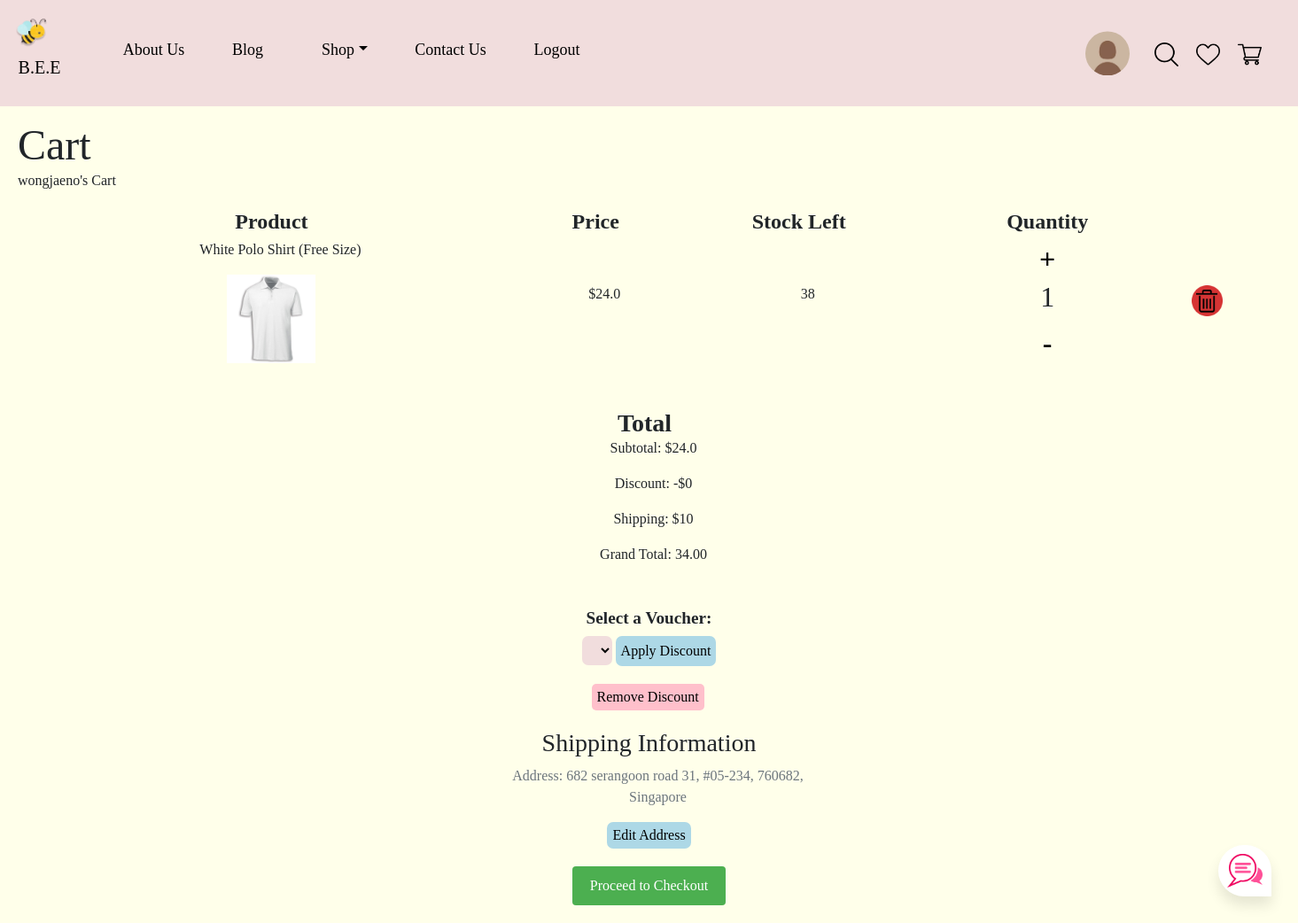
Screenshot of /cart/wongjaeno (signed in) with the database file from the repository.
### tables this page shows
CREATE TABLE inventory (product_name STRING, product_price FLOAT, product_image LONGBLOB, product_description LONGTEXT, product_quantity INT, shop STRING);

CREATE TABLE addresses (id INTEGER PRIMARY KEY AUTOINCREMENT, block TEXT NOT NULL, unitno TEXT NOT NULL, street TEXT NOT NULL, city TEXT NOT NULL, postal_code TEXT NOT NULL, username VARCHAR(255) NOT NULL, session_id STRING);

### app.py (the view)
@app.route('/cart/<username>')
@login_required
def cart(username):
    try:
        product_list = []
        rows = []
        lists = []
        total = 0
        quantity = []
        vouchers = []
        address = []
        with sqlite3.connect('database.db') as con:
            con.row_factory = sqlite3.Row
            cur = con.cursor()
            cur.execute(
                "SELECT product_name, product_quantity, COALESCE(product_size, 'Free Size') AS product_size FROM cart "
                "WHERE username = ?",
                (username,))
            products = cur.fetchall()
            for product in products:
                product_list.append(product['product_name'])
                quantity.append(product['product_quantity'])
            for l in product_list:
                cur.execute("SELECT rowid, * FROM inventory WHERE product_name = ?", (l,))
                row = cur.fetchone()
                rows.append(row)
            for i, row in enumerate(rows):
                list_1 = {
                    'name': row['product_name'] + ' (' + products[i]['product_size'] + ')',
                    'price': row['product_price'],
                    'image': row['product_image'],
                    'quantity': quantity[i]  # Access the corresponding quantity from the quantity list
                }
                total = total + (row['product_price'] * quantity[i])
                lists.append(list_1)
            cur.execute("SELECT rowid, * FROM addvouchers WHERE username = ?", (username,))
            vouchers = cur.fetchall()  # /fetchall()
            cur.execute('SELECT * FROM addresses WHERE username = ? ORDER BY id DESC LIMIT 1', (username,))
            addresses = cur.fetchall()
    except:
        msg = 'An Error has occurred'
        flash(msg)
        return redirect(url_for('shop'))
    return render_template('cart.html', products=products, rows=rows, lists=lists, total=total, vouchers=vouchers,
                           addresses=addresses, quantity=quantity, session=session)

### app.py (called while the page is built)
def get_db():
    db = getattr(g, '_database', None)
    if db is None:
        db = g._database = sqlite3.connect('database.db')
    return db

@app.teardown_appcontext
def close_connection(exception):
    db = getattr(g, '_database', None)
    if db is not None:
        db.close()

@app.before_request
def load_logged_in_user():
    user_id = session.get('user_id')
    if user_id is None:
        g.user = None
    else:
        g.user = get_db().execute(
            'SELECT * FROM user WHERE user_id = ?', (user_id,)
        ).fetchone()

def login_required(view):
    @functools.wraps(view)
    def wrapped_view(**kwargs):
        if g.user is None:
            return redirect(url_for('login'))
        return view(**kwargs)
    return wrapped_view

### templates/cart.html (shortened to what this page needs)
{% extends "base.html" %}
{% block content %}
<h1 class="display-4">Cart</h1>
{% if 'username' in session %}
<p>{{session['username']}}'s Cart</p>
{% else %}
<p>Guest's Cart</p>
{% endif %}
{% if rows %}
    <table>
    {% for row in rows %}
        <thead style="font-size: x-large;">
            <th>Product</th>
            <th>Price</th>
            <th>Stock Left</th>
            <th>Quantity</th>
        </thead>
        <tr>
            <td>
                <p>{{ row['product_name'] }} ({{ products[loop.index - 1]['product_size'] }})</p>
                <object><img src="/static/img/{{ row['product_image'] }}" width="100px"></object>
            </td>
            <td>
                <p>${{ row['product_price'] }}</p>
            </td>
            <td>
                <p>{{ row['product_quantity'] }}</p>
            </td>
            <td>
                <button onclick="increment('{{ row['product_name'] }}/{{ products[loop.index - 1]['product_size'] }}')" class="quantity">+</button>
                <h2 id="counting">{{ quantity[loop.index - 1] }}</h2>
                <button onclick="decrement('{{ row['product_name'] }}/{{ products[loop.index - 1]['product_size'] }}')" class="quantity">-</button>
            </td>
            <td>
                <a href="/delete_cart/{{ row['product_name'] }}/{{ session['username'] }}"><img src="/static/img/img_4.png" width="35px"></a>
            </td>
        </tr>
    {% endfor %}
    </table>
    <div class="form-container">
    <div class="total-section"style="float: left;">
        <h3>Total</h3>
        <p>Subtotal: $<span id="subtotal">{{ total }}</span></p>
          <p>Discount: -$<span id="deduct"></span></p>
        <p>Shipping: $<span id="shippingfee">10</span></p>
        <p>Grand Total: <span id="grandtotal"></span></p>
    </div>
      <form action="/applydisc/{{ session['username'] }}" method="post">
        <div class="form-group">
            <label for="discount" class="save">Select a Voucher:</label>
            <select name="discount" class="minus1">
            </select>
          <button type="submit" class="minus2">Apply Discount</button>
        </div>
      </form>
        <button onclick="removedisc('{{ session['username'] }}')" id="remove">Remove Discount</button>
    {% if addresses|length > 0 %}
        {% if addresses %}
        <form action="/checkout/{{ lists }}/{{ session['username'] }}" method="post" onsubmit="return validateForm()">
            <div class="form-group shipping-section" style="text-align: center">
              <h3>Shipping Information</h3>
              <p class="text-muted">Address: {{ addresses[0][1] }} {{ addresses[0][3] }}, {{ addresses[0][2] }}, {{ addresses[0][5] }}, {{ addresses[0][4] }}</p>
              <button type="button" onclick="editAddress()" id="edit-address-btn">Edit Address</button>
            </div>
          <button type="submit" class="checkout-button" id="checkout-btn">Proceed to Checkout</button>
        </form>
        {% endif %}
    {% endif %}
    </div>
{% else %}
<h1>No Items in cart!</h1>
{% endif %}
{% endblock %}

### templates/base.html (style rules this page uses)
html { background-color: #ffffea; }
body { background-color: #FFFFEA; overflow-x: hidden; overflow-y: scroll; }
* { margin:0px; padding:0px; box-sizing: border-box; font-family: 'Anko'; }
::placeholder { text-align: center; color: gray; opacity: 1; }

### templates/cart.html (style rules this page uses)
.display-4 { font-size: 3rem; margin-top: 15px; margin-bottom: 0px; margin-left: 20px; }
.content p { margin-top: 0px; margin-left: 20px; }
body { background-color: #FFFFEA; }
.form-container { max-width: 400px; margin: 20px auto; }
table { border-collapse: collapse; width: 95%; margin-left: 20px; caption-side: bottom; }
.form-group { margin-bottom: 20px; text-align: center; }
.form-group label { display: block; font-weight: bold; margin-bottom: 5px; }
.checkout-button { display: block; margin-top: 20px; padding: 10px 20px; font-size: 16px; border: none; background-color: #4CAF50; color: white; cursor: pointer; border-radius: 4px; text-decoration: none; }
.total-section { margin-top: 20px; padding: 10px;  line-height: 1.2; text-align: center; width: 80%; margin-left: 35px; margin-bottom: inherit; }
.total-section h3 { margin: 0; font-weight: bold; }
.shipping-section { margin-top: 20px; }
.checkout-button { background-color: #f2f2f2; color: #999999; cursor: not-allowed; }
.checkout-button:not(:disabled) { background-color: #4CAF50; color: #ffffff; cursor: pointer; margin: auto; }
#edit-address-btn { background-color: lightblue; padding: 3px 6px; border-radius: 7px; box-shadow: none; text-align: center; border-collapse: collapse; border-color: lightblue; box-sizing: ; border-block-color: black; border-block: black; border: black; }
.quantity { background-color: #FFFFEA; font-weight: bolder; border: none; font-size: xx-large; }
.save { font-size: larger; }
.minus1 { background-color: #F1DDDD; border-radius: 7px; border-color: #f1dddd; border-block: black; border: black; padding: 7px; }
.minus2 { background-color: lightblue; border-radius: 7px; border-color: lightblue; border-block: black; border: black; padding: 5px 6px; }
#remove { text-align: center; background-color: pink; border-radius: 5px; padding: 3px 6px; border-block: black; border: pink; margin-left: 135px; }

### rows the page displays
inventory: product_name "White Polo Shirt", products "Free Size", product_image (picture), product_price "24.0", product_quantity "38", quantity "1"
addresses: block "682", street "serangoon road 31", unitno "#05-234", postal_code "760682", city "Singapore"

### other values shown
{{ session['username'] }} "wongjaeno"
{{ total }} "24.0"
